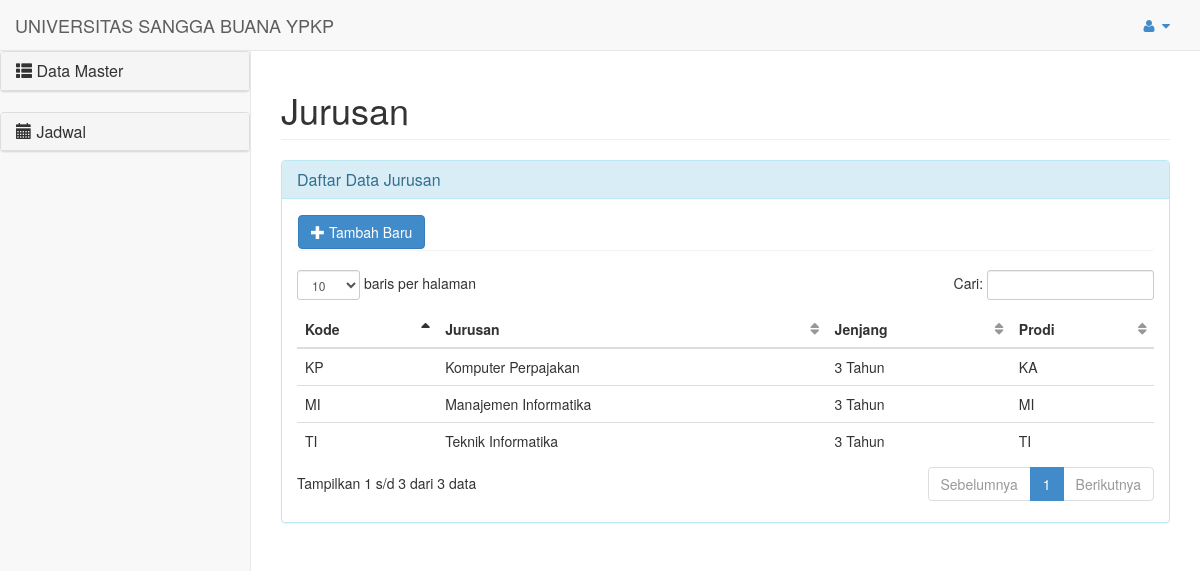
Page /pengaturan/jurusan on the committed database.
### tables this page shows
CREATE TABLE `usb_jurusan` (
  `kd_jurusan` varchar(6) NOT NULL,
  `nm_jurusan` varchar(45) DEFAULT NULL,
  `jenjang` varchar(45) DEFAULT NULL,
  `kd_prodi` varchar(6) NOT NULL,
  PRIMARY KEY (`kd_jurusan`),
  KEY `fkProdi_idx` (`kd_prodi`),
  CONSTRAINT `fkProdi` FOREIGN KEY (`kd_prodi`) REFERENCES `usb_prodi` (`kd_prodi`) ON DELETE CASCADE ON UPDATE CASCADE
);

### application/views/belakang/template.php (called while the page is built, shortened)
<?php
$this->load->view('belakang/header');
$this->load->view('belakang/sidebar');

### application/controllers/pengaturan.php (called while the page is built, shortened)
<?php if ( ! defined('BASEPATH')) exit('No direct script access allowed');
class Pengaturan extends CI_Controller {
	public function jurusan()
	{
		$data['records']=$this->mjurusan->getAllJurusan();
		$data['prodi']=$this->mprodi->getAllProdi();
		$data['title']="Jurusan";
		$data['maincontent']="belakang/form/jurusan";
		$this->load->view('belakang/template', $data);
	}
}

### index.php (called while the page is built, shortened)
<?php
require_once BASEPATH.'core/CodeIgniter.php';

### application/models/mjurusan.php (called while the page is built, shortened)
<?php if ( ! defined('BASEPATH')) exit('No direct script access allowed');
class Mjurusan extends CI_Model {
	function getAllJurusan()
	{
		$query=$this->db->get('usb_jurusan');
		if($query->num_rows()>0){
			foreach ($query->result() as $row) {
				$xxx[]=$row;
			}
			return $xxx;
		}
	}
}

### application/views/belakang/form/jurusan.php (the view, shortened to what this page needs)
<div class="row">
	<div class="col-lg-12">
		<div class="panel panel-info">
			<div class="panel-heading">
		    	<h3 class="panel-title">Daftar Data Jurusan</h3>
			</div>
		    <div class="panel-body">
		    	<div class="panel">
		    		<button id="btambah" type="button" class="btn btn-primary" data-toggle="modal" data-target="#formBaruJurusan"><i class="glyphicon glyphicon-plus"></i> Tambah Baru</button>
		    	</div>
		    	<div class="table-responsive">
				    <table class="table table-hover display" id="tblJurusan" cellspacing="0" width="100%">
				        <thead>
				            <tr>
				                <th>Kode</th>
				                <th>Jurusan</th>
				                <th>Jenjang</th>
				                <th>Prodi</th>
				            </tr>
				        </thead>
				        <tbody>
				        	<?php foreach ($records as $row): ?>
				            <tr>
				                <td><?php echo $row->kd_jurusan; ?></td>
				                <td><?php echo $row->nm_jurusan; ?></td>
				                 <td><?php echo $row->jenjang; ?></td>
				                <td><?php echo $row->kd_prodi; ?></td>
				            </tr>
				            <?php endforeach; ?>
				        </tbody>
				    </table>
		    </div>
		</div>
	</div>
</div>

### assets/css/sb-admin.css (style rules this page uses)
body { padding-top: 100px; background-color: #f8f8f8; }
@media (min-width:768px) { body { padding-top: 50px; } }
table.dataTable thead .sorting, table.dataTable thead .sorting_asc, table.dataTable thead .sorting_desc, table.dataTable thead .sorting_asc_disabled, table.dataTable thead .sorting_desc_disabled { background: transparent; }
table.dataTable thead .sorting_asc:after { content: "\f0de"; float: right; font-family: fontawesome; }
table.dataTable thead .sorting:after { content: "\f0dc"; float: right; font-family: fontawesome; color: rgba(50,50,50,.5); }

### rows in the picture
usb_jurusan: kd_jurusan "KP", nm_jurusan "Komputer Perpajakan", jenjang "3 Tahun", kd_prodi "KA"
usb_jurusan: kd_jurusan "MI", nm_jurusan "Manajemen Informatika", jenjang "3 Tahun", kd_prodi "MI"
usb_jurusan: kd_jurusan "TI", nm_jurusan "Teknik Informatika", jenjang "3 Tahun", kd_prodi "TI"

### other values in the picture
$title "Jurusan"
